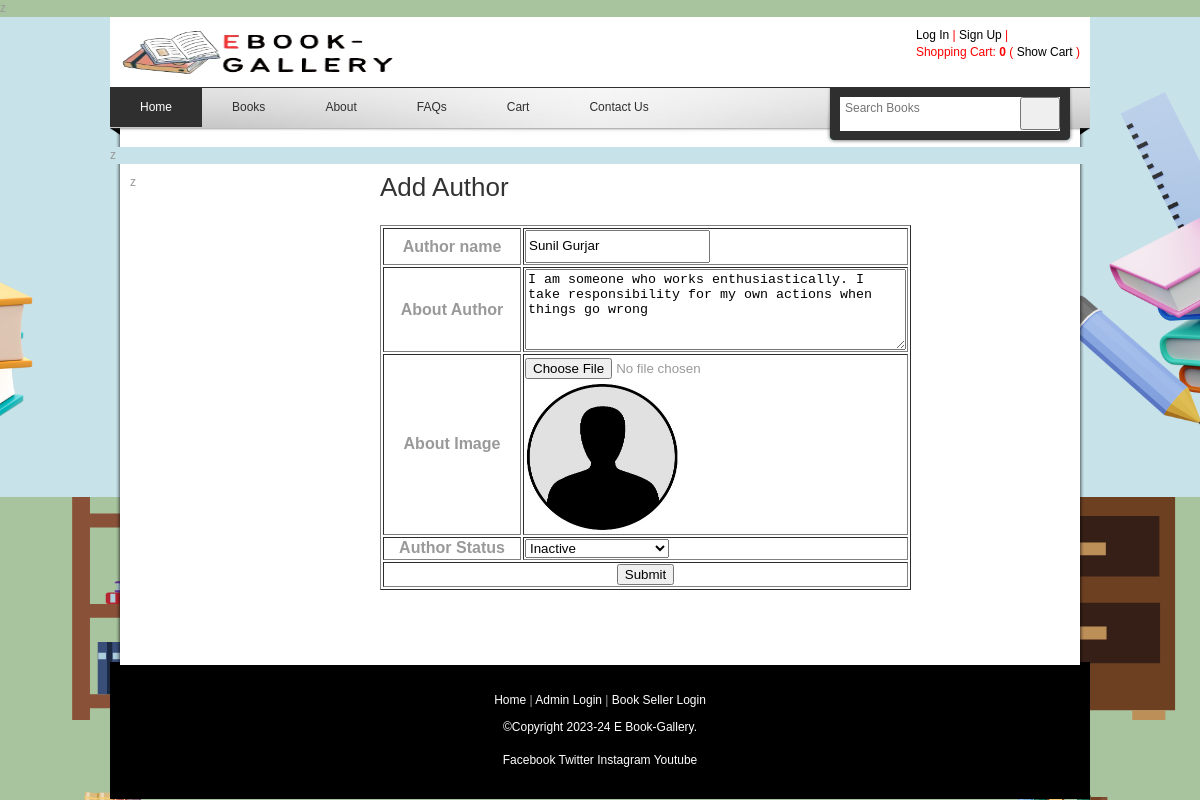
/author.php?editid=1, run on the app's committed database.
### tables this page shows
CREATE TABLE `book_author` (
  `book_author_id` int(11) NOT NULL,
  `author_name` varchar(50) NOT NULL,
  `about_author` text NOT NULL,
  `author_img` varchar(255) NOT NULL,
  `author_status` varchar(20) NOT NULL
);

### author.php (the view, shortened to what this page needs)
<?php
include("header.php");
include("admin_sidebar.php");
include("databaseconnection.php");
if(isset($_GET['editid']))
{
	$sql="select * from book_author where book_author_id='$_GET[editid]'";
	$qsql=mysqli_query($con,$sql);
	$res=mysqli_fetch_array($qsql);
}
?>
        <div id="content" class="float_r">
        	<h2> Add Author</h2>
       	  <div class="content_half float_l checkout">
			 <form method="post" enctype="multipart/form-data" action="" name="author" id="author" onsubmit="return validatecategory()">
			    <table width="531" height="181" border="1">
			      <tr>
			        <th width="170" scope="row">Author name</th>
			        <td width="305"><label for="author_name"></label>
		            <input type="text" name="author_name" id="author_name" value="<?php echo $res['author_name'];?>" /></td>
		          </tr>
			      <tr>
			        <th scope="row">About Author</th>
			        <td><textarea name="about_author" id="about_author" cols="45" rows="5"><?php echo $res['about_author'];?></textarea></td>
		          </tr>
			      <tr>
			        <th scope="row">About Image</th>
			        <td>
						<input type="file" name="author_img" id="author_img">
						<?php
						if(isset($_GET['editid']))
						{
							if($res['author_img'] == "")
							{
								$imgauthor = "images/default_image.jpg";
							}
							else if(file_exists("authorimage/" . $res['author_img']))
							{
								$imgauthor = "authorimage/" . $res['author_img'];
							}
							else
							{
								$imgauthor = "images/default_image.jpg";
							}
						?>
						<img src="<?php echo $imgauthor; ?>" style="height: 150px; width: 155px;">
						<?php
						}
						?>
					</td>
		          </tr>
			      <tr>
			        <th scope="row">Author Status</th>
			        <td>
						<select name="author_status" id="author_status" >
							<?php
							$arr = array("Active","Inactive");
							foreach($arr as $val)
							{
								if($val == $res['author_status'])
								{
								echo "<option value='$val' selected >$val</option>";
								}
								else
								{
								echo "<option value='$val'>$val</option>";
								}
							}
							?>
						</select>
					</td>
		          </tr>
			      <tr>
			        <th colspan="2" scope="row"><input type="submit" name="submit" id="submit" value="Submit" /></th>
		          </tr>
	        </table>
            </form>
          </div>
          <div class="content_half float_r checkout"><br />
          </div>
          <div class="cleaner h50"></div>
        </div>
    </div>
  <?php
  include("footer.php");
  ?>

### templatemo_style.css (style rules this page uses)
body { margin: 0; padding: 0; color: #999; font-family: Tahoma, Geneva, sans-serif; font-size: 12px; line-height: 1.4em; background-color: #665f5f; background-repeat: repeat; background-image: url(images/templatemo_body.jpg) }
img { border: none; }
h1, h2, h3, h4, h5, h6 { color: #333; font-weight: normal; }
h2 { font-size: 26px; margin: 0 0 25px; padding: 5px 0 }
.cleaner { clear: both }
.h50 { height: 50px }
.float_l { float: left }
.float_r { float: right }
#content { width: 690px }
.content_half { width: 320px }

### header.php (style rules this page uses)
input, select { line-height: 2em; }

### data on the page
book_author: author_name "Sunil Gurjar", about_author "I am someone who works enthusiastically. I take responsibility for my own actions when things go wrong", author_status "Inactive"
